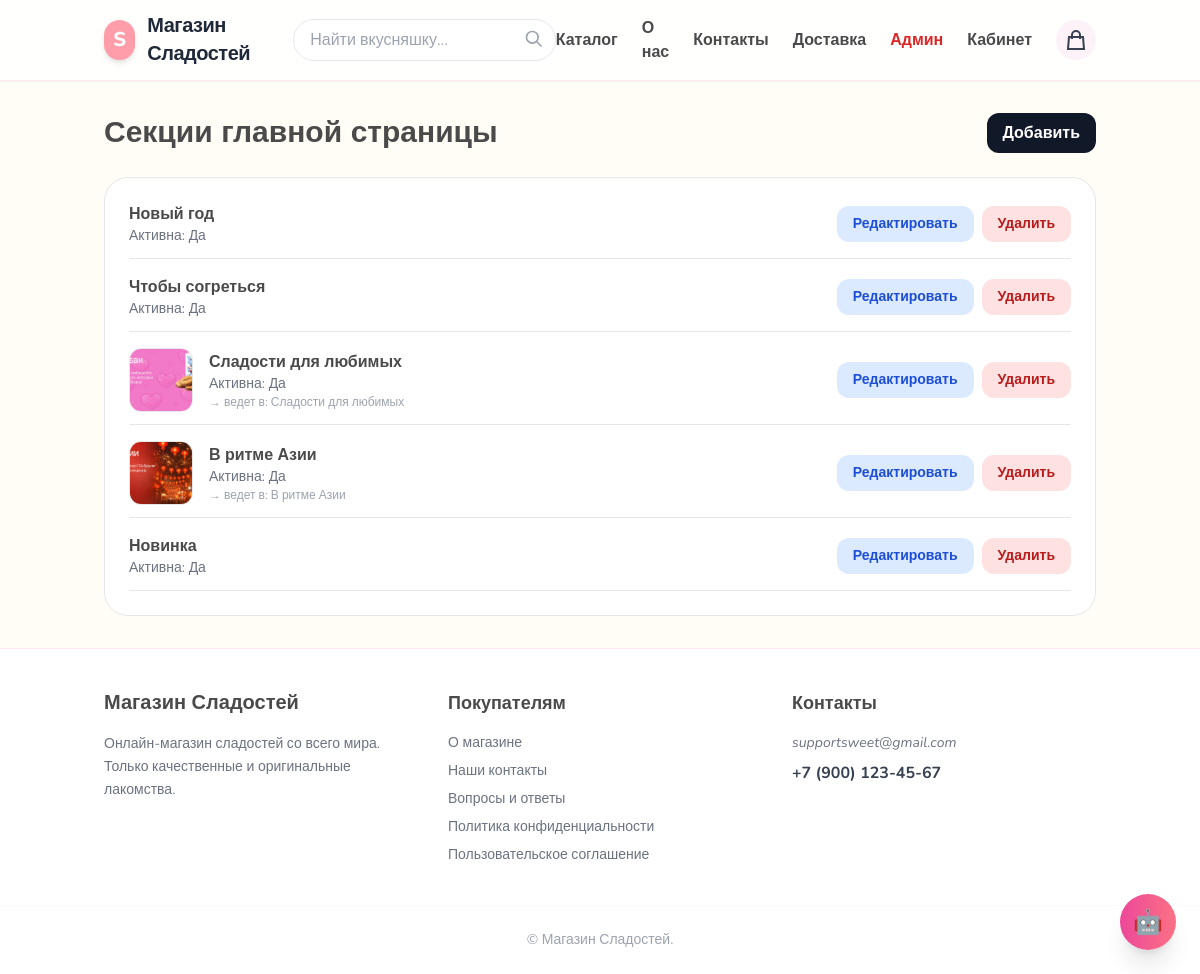
The page /store/admin/sections/ (signed in) on the database as committed earlier.
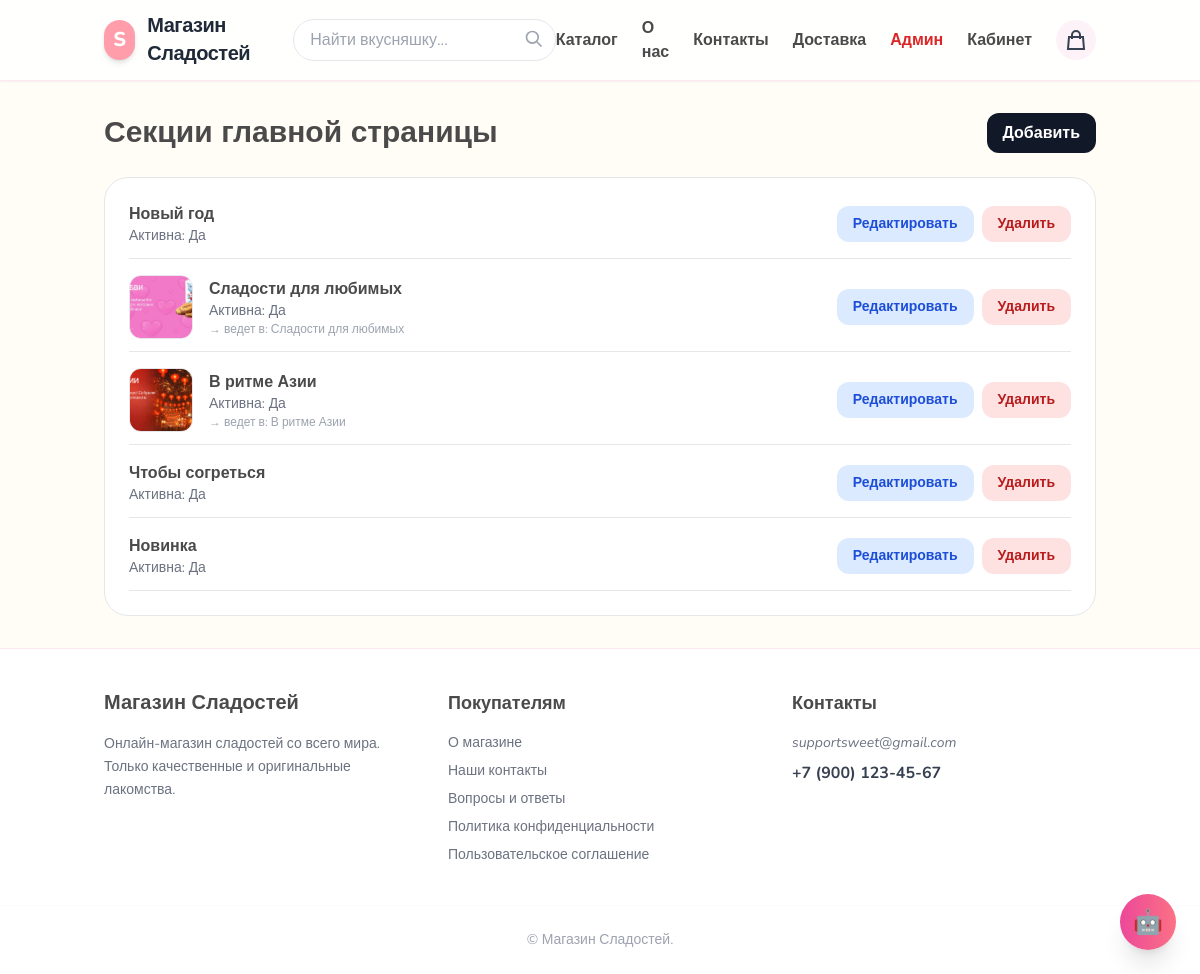
The same page on the database as committed later.
### store/models.py (models this page shows, shortened)
class HomeSection(models.Model):
    title = models.CharField("Заголовок секции", max_length=120)
    slug = models.SlugField(unique=True)
    products = models.ManyToManyField(
        Product,
        verbose_name="Товары",
        blank=True
    )
    image = models.ImageField(
        "Баннер (картинка)",
        upload_to="sections/",
        blank=True,
        null=True
    )
    link_section = models.ForeignKey(
        "self",
        verbose_name="Ссылка на секцию",
        on_delete=models.SET_NULL,
        blank=True,
        null=True,
        related_name="linked_from"
    )
    is_active = models.BooleanField("Активна", default=True)
    order = models.PositiveIntegerField("Порядок", default=0)
    class Meta:
        ordering = ["order"]
        verbose_name = "Секция главной"
        verbose_name_plural = "Секции главной"

### store/views.py (the view)
# urls.py: path("admin/sections/", views.admin_sections, name="admin_sections"),
@staff_required
def admin_sections(request):
    sections = HomeSection.objects.all().order_by('order')
    return render(request, "store/admin/sections.html", {"sections": sections})

### cart/cart.py (called while the page is built)
    def __len__(self):
        return sum(item["quantity"] for item in self.cart.values())

### cart/context_processors.py (called while the page is built)
def cart_counter(request):
    cart = Cart(request)
    return {"cart_counter": len(cart)}

### store/context_processors.py (called while the page is built)
def categories_processor(request):
    return {
        "categories": Category.objects.all()
    }

### store/views.py (called while the page is built)
def staff_required(view_func):
    return user_passes_test(lambda u: u.is_staff, login_url='users:login')(view_func)

### templates/store/admin/sections.html
{% extends "base.html" %}
{% block content %}
<div class="max-w-5xl mx-auto space-y-6">
  <div class="flex justify-between items-center">
    <h1 class="text-3xl font-black">Секции главной страницы</h1>
    <a href="{% url 'store:admin_add_section' %}"
       class="px-4 py-2 rounded-xl bg-gray-900 text-white font-bold hover:bg-pink-500 transition">
      Добавить
    </a>
  </div>
  <ul class="bg-white border rounded-3xl p-6 space-y-4">
    {% for section in sections %}
      <li class="flex justify-between items-center border-b pb-3">
        <div class="flex items-center gap-4">
          {% if section.image %}
            <img src="{{ section.image.url }}"
                 class="w-16 h-16 object-cover rounded-xl border">
          {% endif %}
          <div>
            <p class="font-bold">{{ section.title }}</p>
            <p class="text-gray-500 text-sm">
              Активна: {% if section.is_active %}Да{% else %}Нет{% endif %}
            </p>
            {% if section.link_section %}
              <p class="text-xs text-gray-400">
                → ведет в: {{ section.link_section.title }}
              </p>
            {% endif %}
          </div>
        </div>
        <div class="flex gap-2">
          <a href="{% url 'store:admin_edit_section' section.id %}"
             class="px-4 py-2 rounded-xl bg-blue-100 text-blue-700 text-sm font-bold hover:bg-blue-200">
            Редактировать
          </a>
          <a href="{% url 'store:admin_delete_section' section.id %}"
             onclick="return confirm('Удалить секцию?')"
             class="px-4 py-2 rounded-xl bg-red-100 text-red-700 text-sm font-bold hover:bg-red-200">
            Удалить
          </a>
        </div>
      </li>
    {% empty %}
      <li class="text-center text-gray-400">
        Секций нет
      </li>
    {% endfor %}
  </ul>
</div>
{% endblock %}

Rows that differ between the two databases and show on the page:
changed HomeSection "Чтобы согреться": moves down the list
